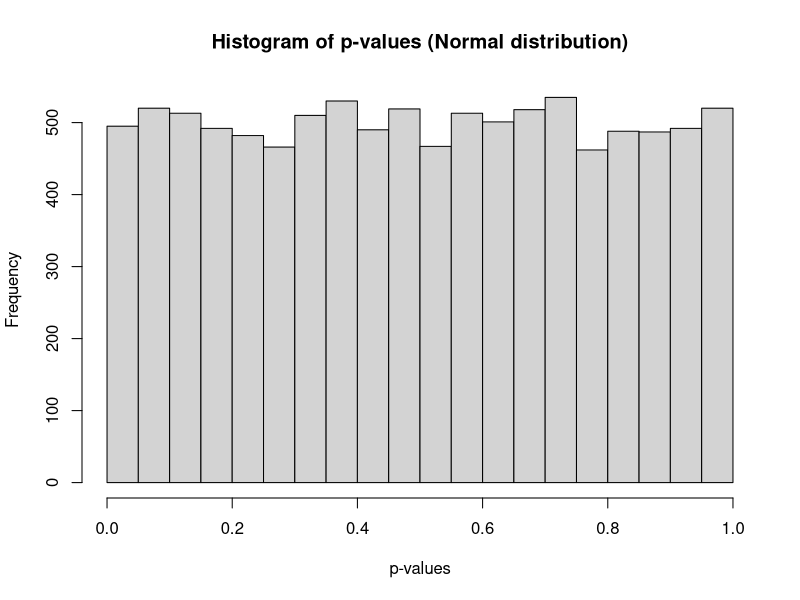
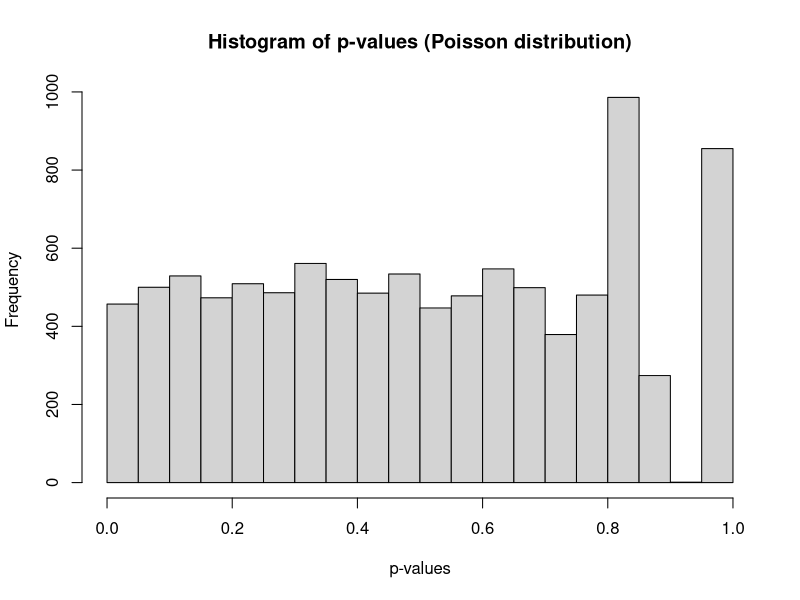
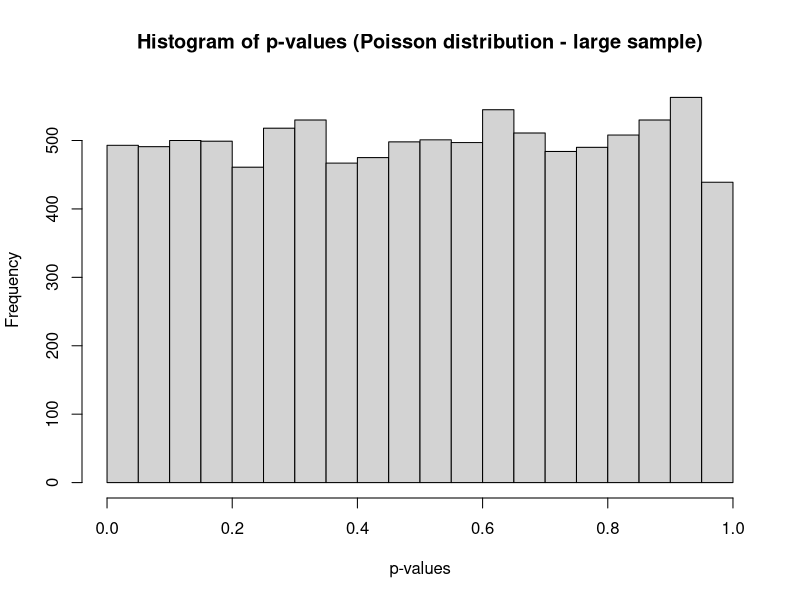
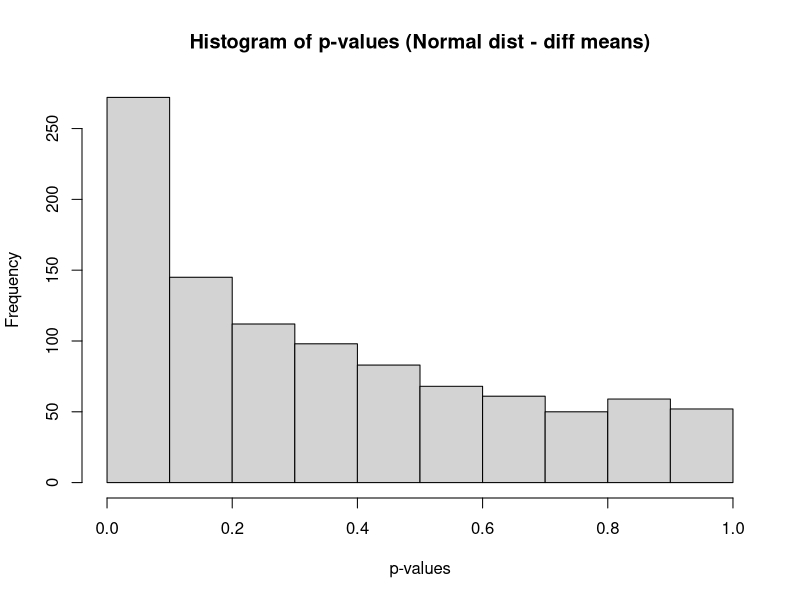
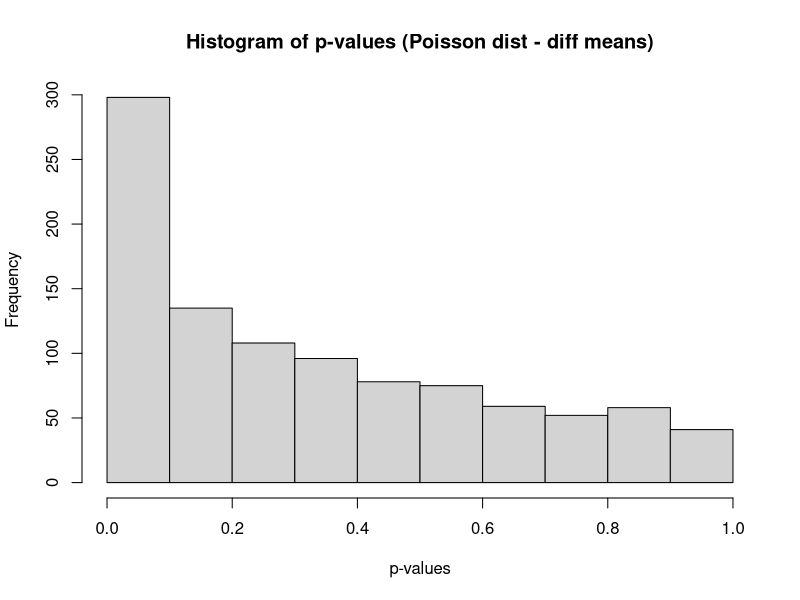
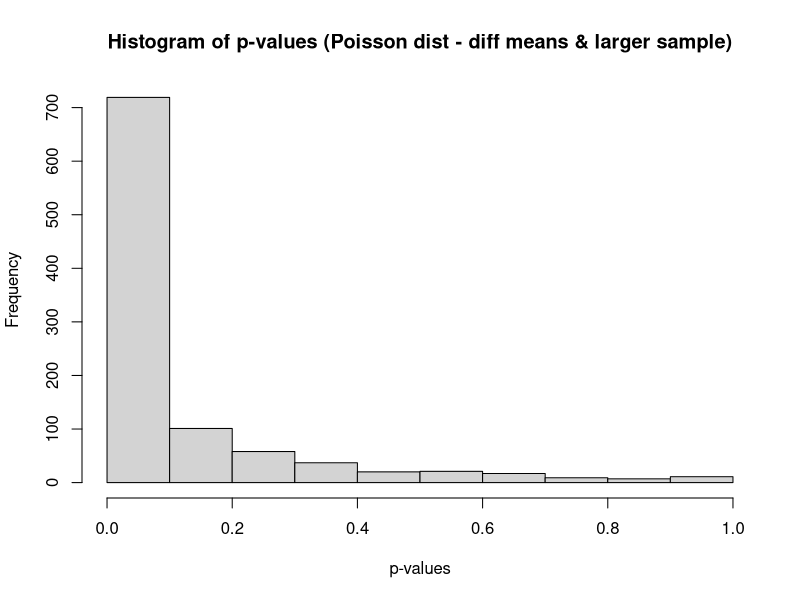

Reproduce these figures in R, in order. (Note: a time limit stopped this script after it produced the figures.)
# Task 1, 8, 9
s <- rnorm(10)
t <- rnorm(10)
print(t.test(s, t))

p <- rpois(10, 1)
q <- rpois(10, 1)
print(t.test(p, q))

p.large <- rpois(1000, 1)
q.large <- rpois(1000, 1)
print(t.test(p.large, q.large))

# Task 2, 8, 9
results.normal <- replicate(10000, t.test(rnorm(10), rnorm(10))$p.value)
results.poisson <- replicate(10000, t.test(rpois(10, 1), rpois(10, 1))$p.value)
results.poisson.large <- replicate(10000, t.test(rpois(1000, 1), rpois(1000, 1))$p.value)
hist(results.normal, xlab = "p-values", ylab = "Frequency", main = "Histogram of p-values (Normal distribution)")
hist(results.poisson, xlab = "p-values", ylab = "Frequency", main = "Histogram of p-values (Poisson distribution)")
hist(results.poisson.large, xlab = "p-values", ylab = "Frequency", main = "Histogram of p-values (Poisson distribution - large sample)")

# Task 3, 8, 9
test.custom.means <- function(n, x, v, f) {
  pvalues <- c()
  for (i in 1:1000) {
    if (f == 0) {
      s <- rnorm(n, -x, v)
      t <- rnorm(n, x, v)
    }
    else {
      s <- rpois(n, 1) - x
      t <- rpois(n, 1) + x
    }
    pvalues <- append(pvalues, t.test(s, t)$p.value)
  }
  return(pvalues)
}
hist(test.custom.means(10, 0.25, 1, 0), xlab = "p-values", ylab = "Frequency", main = "Histogram of p-values (Normal dist - diff means)")
hist(test.custom.means(10, 0.25, 1, 1), xlab = "p-values", ylab = "Frequency", main = "Histogram of p-values (Poisson dist - diff means)")
hist(test.custom.means(1000, 0.05, 1, 1), xlab = "p-values", ylab = "Frequency", main = "Histogram of p-values (Poisson dist - diff means & larger sample)")

# Task 4, 8
rpowers.normal <- c()
rpowers.poisson <- c()
tpowers <- c()
delta.list <- seq(0, 2, 0.01)
for (d in delta.list) {
  pvalues.normal <- replicate(1000, t.test(rnorm(10, -d/2), rnorm(10, d/2))$p.value)
  pvalues.poisson <- replicate(1000, t.test(rpois(10,1) - d/2, rpois(10, 1) + d/2)$p.value)
  tpowers <- append(tpowers, power.t.test(10, delta = d)$power)
  rpowers.normal <- append(rpowers.normal, sum(pvalues.normal < 0.05) / 1000)
  rpowers.poisson <- append(rpowers.poisson, sum(pvalues.poisson < 0.05) / 1000)
}
plot(delta.list, tpowers, type = "l", col = "blue", xlab = "delta", ylab = "Power", main = "Power comparison between t-tests on different distributions")
lines(delta.list, rpowers.poisson, col = "green")
lines(delta.list, rpowers.normal, col = "red")
legend(x = "topleft", legend = c("Theoretical", "Poisson", "Normal"), cex = 0.8, lty = c(1, 1, 1), col = c("blue", "green", "red"), bty = "n")

# Task 5
for (sample.size in c(10, 100, 1000)) {
  v.equal.power <- c()
  v.unequal.power <- c()
  for (d in delta.list) {
    pvalues.equal <- c()
    pvalues.unequal <- c()
    for (i in 1:1000) {
      s <- rnorm(sample.size, -d/2)
      t <- rnorm(sample.size, d/2)
      pvalues.equal <- append(pvalues.equal, t.test(s, t, var.equal = TRUE)$p.value)
      pvalues.unequal <- append(pvalues.unequal, t.test(s, t)$p.value)
    }
    v.equal.power <- append(v.equal.power, sum(pvalues.equal < 0.05) / 1000)
    v.unequal.power <- append(v.unequal.power, sum(pvalues.unequal < 0.05) / 1000)
  }
  plot(delta.list, v.equal.power, type = "l", col = "blue", main = paste0("Plot with sample size ", sample.size))
  points(delta.list, v.unequal.power, col = "red", pch = 20, cex = 0.5)
}

# Task 6
v.seq <- seq(0.05, 4, 0.05)
f.pos.eq.list <- c()
f.pos.uneq.list <- c()
for (v in v.seq) {
  f.pos.equal <- replicate(1000, t.test(rnorm(100, 0, 0.5), rnorm(100, 0, v), var.equal = TRUE)$p.value) < 0.05
  f.pos.unequal <- replicate(1000, t.test(rnorm(100, 0, 0.5), rnorm(100, 0, v))$p.value) < 0.05
  f.pos.eq.list <- append(f.pos.eq.list, mean(f.pos.equal))
  f.pos.uneq.list <- append(f.pos.uneq.list, mean(f.pos.unequal))
}
f.pos.eq.rate <- f.pos.eq.list / seq_along(v.seq)
f.pos.uneq.rate <- f.pos.uneq.list / seq_along(v.seq)
plot(v.seq, f.pos.eq.rate, type = "l", col = "blue", xlab = "Variance", ylab = "False positive rate", main = "Evolution of false positive rate for a normally-distributed sample")
lines(v.seq, f.pos.uneq.rate, col = "red")
legend(x = "topright", c("Equal variances t-test", "Unequal variances t-test"), cex = 0.8, lty = c(1, 1), col = c("blue", "red"), bty = "n")
